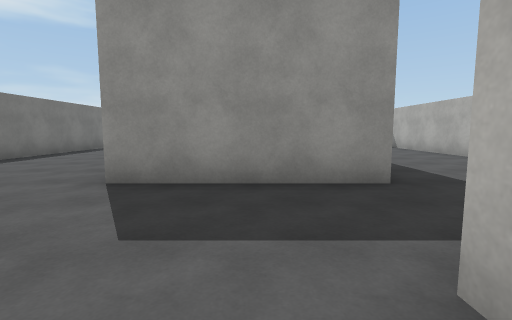
View 1 (above)

16 first-person views from a walk through a 3-D level made in the Unity game engine. The camera is 1.3 m above the floor, tilts 6° down and sees 85° across. The floor is counted in squares, 2 m on a side. Each view is taken from the middle of a square. On the plan, view 1 faces up. The plan holds only what a view shows up to about 9 squares ahead; the rest is blank. The place goes on beyond the plan. Surface patterns are stand-ins for the level's own textures.

View 2
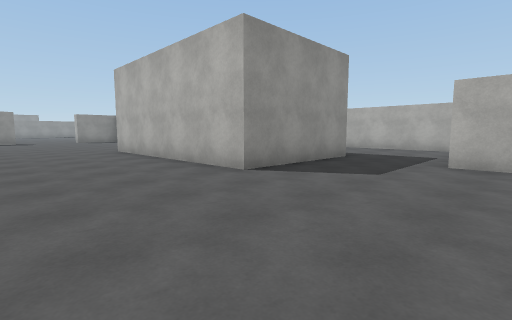

View 3
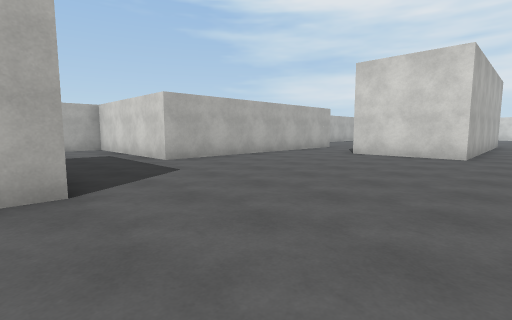

View 4
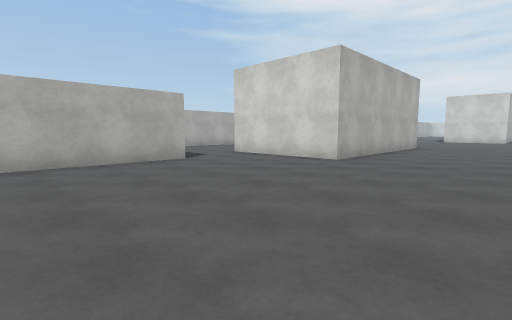

View 5
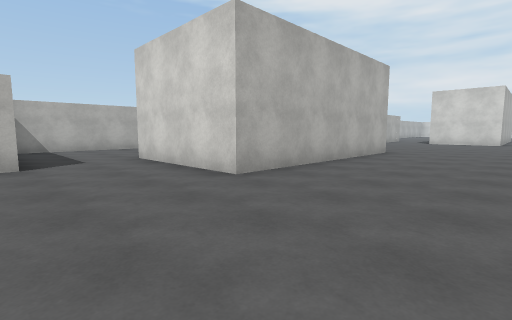

View 6
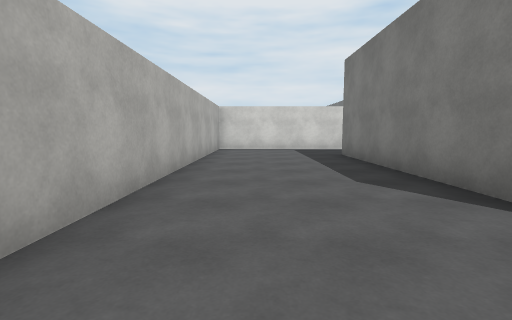

View 7
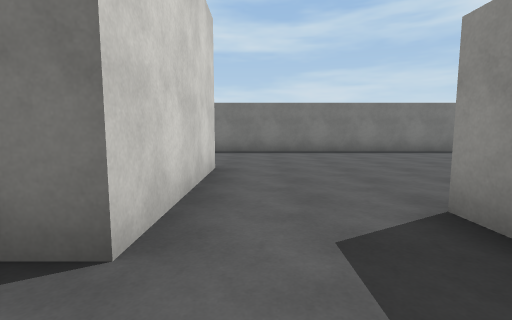

View 8
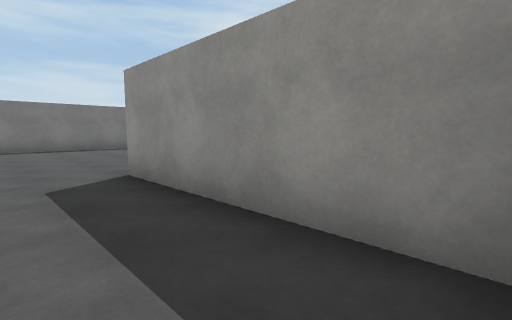

View 9
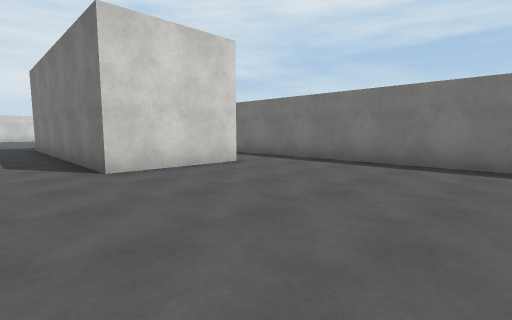

View 10
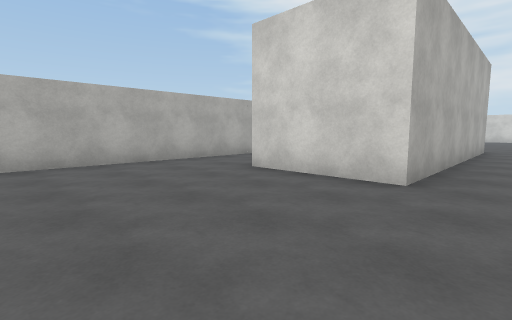

View 11
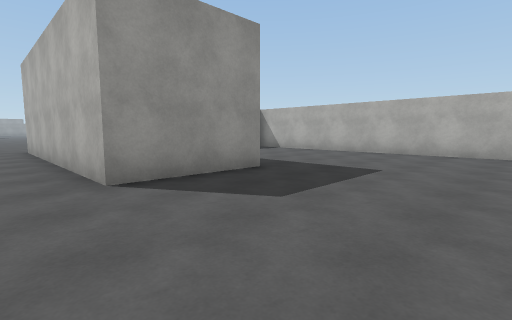

View 12
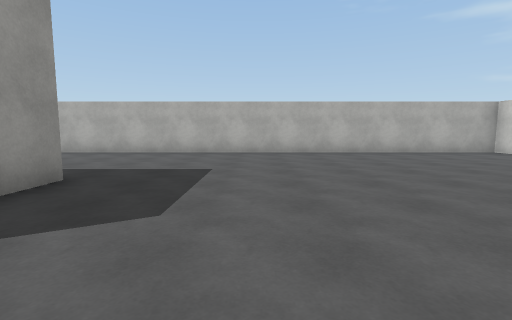

View 13
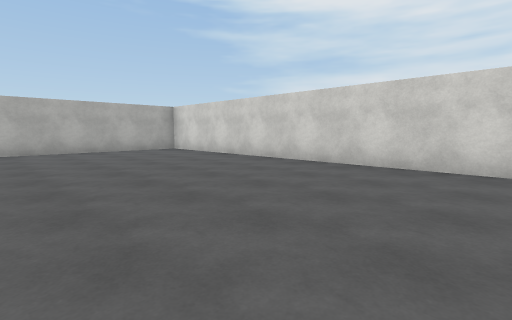

View 14
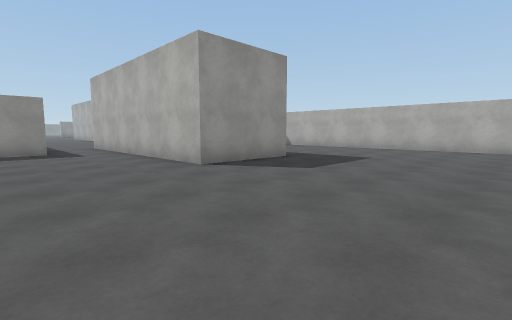

View 15
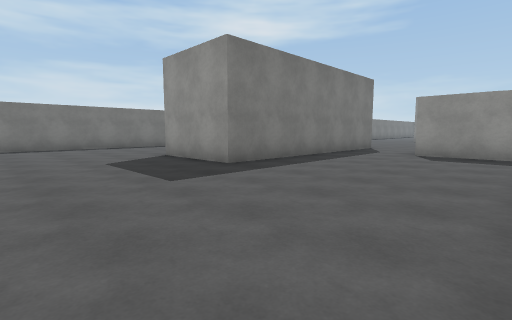

View 16
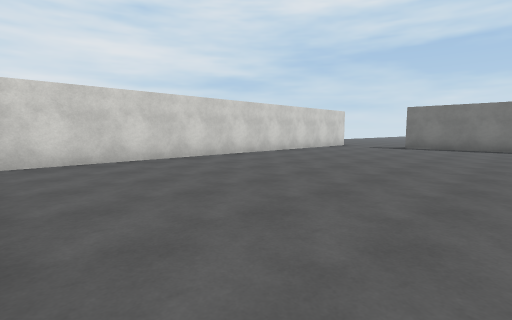

### Floor plan
Points are (right, up) in squares from view 1. A wall is a line through its corners. A room is listed if a view was taken in it or the views show most of it. See-through windows are left out.
Room 1 (views 1, 2, 3, 4, 5, 9, 10)
walls: (1.7, 3.4) (-1.9, 3.4) (-1.9, 9.3) (1.7, 9.3); (-5.7, 0.9) (-5.7, -3.6); (0.8, 11.6) (0.8, 14.9); (0.8, -2.4) (0.8, 1); (-4, -3.6) (-1.3, -3.6); (-5.7, 15.5) (-5.7, 6.1)
ways out: opening at (1, 2.5) to room 2; opening at (1, 10.5) to room 2; opening at (-5, -4) to room 3; opening at (-0.5, -3.5) to room 3
Room 2 (views 6, 7, 8)
walls: (1.7, 9.3) (1.7, 3.4); (5, 11.6) (0.8, 11.6); (5.3, 1.4) (5.3, 11.2); (0.8, 1) (4.9, 1)
ways out: opening at (1, 2.5) to room 1; opening at (1, 10.5) to room 1
Room 3 (views 11, 12, 13, 14, 15, 16)
walls: (-8.2, -12.4) (-8.2, -15.6); (0.8, -5.6) (0.8, -2.4); (-5.6, -5.9) (-6.6, -5.9); (-5.9, -20.1) (3.3, -20.1) (3.3, -7.1); (2.8, -5.9) (0.8, -5.9); (-1.3, -3.6) (-1.3, -10.4) (-4, -10.4) (-4, -3.6); (-5.7, -3.6) (-5.7, -5.6)
ways out: opening at (-5, -4) to room 1; opening at (-0.5, -3.5) to room 1

Where each view was taken, in squares from view 1:
view 1: 0 up, 0 right, facing up
view 2: 0 up, 5 left, facing up-right
view 3: 4 up, 5 left, facing down-right
view 4: 15 up, 5 left, facing down-right
view 5: 12 up, 5 left, facing down-right
view 6: 11 up, 4 right, facing down
view 7: 10 up, 3 right, facing left
view 8: 10 up, 5 right, facing up-left
view 9: 1 up, 0 right, facing down-left
view 10: 0 up, 5 left, facing down-right
view 11: 14 down, 5 left, facing up-right
view 12: 13 down, 5 left, facing right
view 13: 15 down, 6 left, facing down-right
view 14: 15 down, 7 left, facing up-right
view 15: 14 down, 3 right, facing up-left
view 16: 14 down, 3 right, facing down-left
